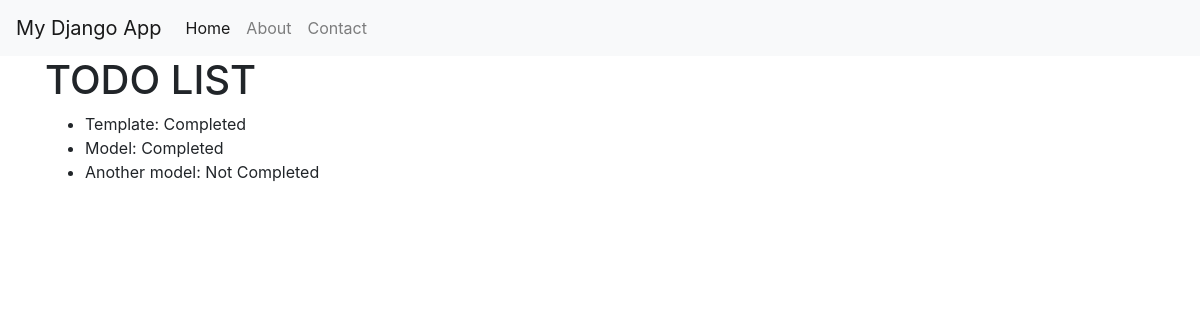
/app/todos/, run on the app's committed database.
### myapp/models.py (models this page shows)
class TodoItem(models.Model):
    title = models.CharField(max_length=200)
    completed = models.BooleanField(default=False)

### myapp/views.py (the view)
# urls.py: path("todos/", views.todos, name="todos")
def todos(request):
    items = TodoItem.objects.all()
    return render(request, "todos.html", {"todos": items})

### myapp/templates/todos.html (shortened to what this page needs)
{% extends "base.html" %}
{% block content %}
<h1> TODO LIST </h1>
<ul>
    {% for todo in todos %}
    <li>
        {{ todo.title }}: {% if todo.completed %}Completed{% else %}Not Completed{% endif %}
    </li>
    {% endfor %}
</ul>
{% endblock %}

### data on the page
TodoItem: title "Template", completed "Completed"
TodoItem: title "Model", completed "Completed"
TodoItem: title "Another model", completed "Not Completed"
